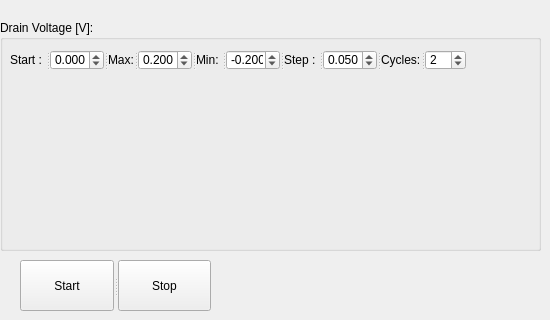
    <widget class="QWidget" name="tab_5">
     <attribute name="title">
      <string>Resistance</string>
     </attribute>
     <widget class="QSplitter" name="splitter_13">
      <property name="geometry">
       <rect>
        <x>20</x>
        <y>260</y>
        <width>191</width>
        <height>51</height>
       </rect>
      </property>
      <property name="orientation">
       <enum>Qt::Horizontal</enum>
      </property>
      <widget class="QPushButton" name="Start_resistance">
       <property name="text">
        <string>Start</string>
       </property>
      </widget>
      <widget class="QPushButton" name="Stop_resistance">
       <property name="text">
        <string>Stop</string>
       </property>
      </widget>
     </widget>
     <widget class="QSplitter" name="splitter_10">
      <property name="geometry">
       <rect>
        <x>0</x>
        <y>20</y>
        <width>541</width>
        <height>231</height>
       </rect>
      </property>
      <property name="orientation">
       <enum>Qt::Vertical</enum>
      </property>
      <widget class="QGroupBox" name="groupBox_3">
       <property name="title">
        <string>Drain Voltage [V]: </string>
       </property>
       <widget class="QSplitter" name="splitter_12">
        <property name="geometry">
         <rect>
          <x>10</x>
          <y>30</y>
          <width>456</width>
          <height>20</height>
         </rect>
        </property>
        <property name="orientation">
         <enum>Qt::Horizontal</enum>
        </property>
        <widget class="QLabel" name="label_3">
         <property name="text">
          <string>Start : </string>
         </property>
        </widget>
        <widget class="QDoubleSpinBox" name="spinbox_res_Vdstart">
         <property name="decimals">
          <number>3</number>
         </property>
         <property name="minimum">
          <double>-99.998999999999995</double>
         </property>
         <property name="maximum">
          <double>99.998999999999995</double>
         </property>
         <property name="singleStep">
          <double>0.100000000000000</double>
         </property>
         <property name="value">
          <double>0.000000000000000</double>
         </property>
        </widget>
        <widget class="QLabel" name="label_43">
         <property name="text">
          <string>Max:</string>
         </property>
        </widget>
        <widget class="QDoubleSpinBox" name="spinbox_res_Vdmax">
         <property name="decimals">
          <number>3</number>
         </property>
         <property name="minimum">
          <double>-99.998999999999995</double>
         </property>
         <property name="maximum">
          <double>99.998999999999995</double>
         </property>
         <property name="singleStep">
          <double>0.100000000000000</double>
         </property>
         <property name="value">
          <double>0.200000000000000</double>
         </property>
        </widget>
        <widget class="QLabel" name="label_4">
         <property name="text">
          <string>Min: </string>
         </property>
        </widget>
        <widget class="QDoubleSpinBox" name="spinbox_res_Vdmin">
         <property name="decimals">
          <number>3</number>
         </property>
         <property name="minimum">
          <double>-99.998999999999995</double>
         </property>
         <property name="maximum">
          <double>99.998999999999995</double>
         </property>
         <property name="singleStep">
          <double>0.100000000000000</double>
         </property>
         <property name="value">
          <double>-0.200000000000000</double>
         </property>
        </widget>
        <widget class="QLabel" name="label_5">
         <property name="text">
          <string>Step : </string>
         </property>
        </widget>
        <widget class="QDoubleSpinBox" name="spinbox_res_Vdstep">
         <property name="decimals">
          <number>3</number>
         </property>
         <property name="minimum">
          <double>-99.998999999999995</double>
         </property>
         <property name="maximum">
          <double>99.998999999999995</double>
         </property>
         <property name="singleStep">
          <double>0.010000000000000</double>
         </property>
         <property name="value">
          <double>0.050000000000000</double>
         </property>
        </widget>
        <widget class="QLabel" name="label_6">
         <property name="text">
          <string>Cycles:</string>
         </property>
        </widget>
        <widget class="QSpinBox" name="spinbox_res_cycles">
         <property name="value">
          <number>2</number>
         </property>
        </widget>
       </widget>
      </widget>
     </widget>
    </widget>
